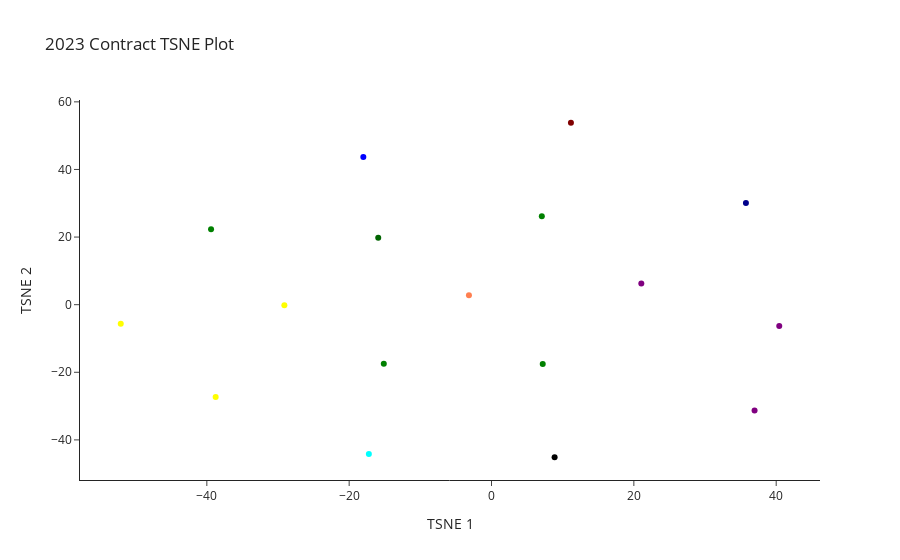

The notebook cell saved with this chart:
### Code cell
tsne_2023_fname = Path("figures", "tsne_2023_fig.html")
plot_kwargs_2023 = {"title": "2023 Contract TSNE Plot"}
plot_tsne(
    split_2023,
    num_clusters=10,
    perplexity=15,
    plot_kwargs=plot_kwargs_2023,
    save_dir=tsne_2023_fname,
)

### Figure 1 — Plotly figure (JSON) as saved in the notebook; plotly's stock layout.template omitted (floating-point values rounded to 4 significant figures)
{"data": [{"hovertext": [2, 8, 2, 4, 4, 4, 0, 6, 5, 1, 1, 2, 2, 7, 9, 1, 3], "marker": {"color": ["green", "darkblue", "green", "yellow", "yellow", "yellow", "maroon", "aqua", "black", "purple", "purple", "green", "green", "coral", "darkgreen", "purple", "blue"]}, "mode": "markers", "name": "TSNE Cluster", "type": "scatter", "x": [-15.14, 35.75, 7.197, -38.76, -52.09, -29.1, 11.16, -17.23, 8.864, 36.96, 40.43, 7.069, -39.41, -3.172, -15.92, 21.05, -18.01], "y": [-17.44, 30.11, -17.56, -27.31, -5.665, -0.1624, 53.82, -44.16, -45.13, -31.34, -6.274, 26.13, 22.3, 2.779, 19.79, 6.262, 43.67]}], "layout": {"title": {"text": "2023 Contract TSNE Plot"}, "xaxis": {"title": {"text": "TSNE 1"}}, "yaxis": {"title": {"text": "TSNE 2"}}}}
